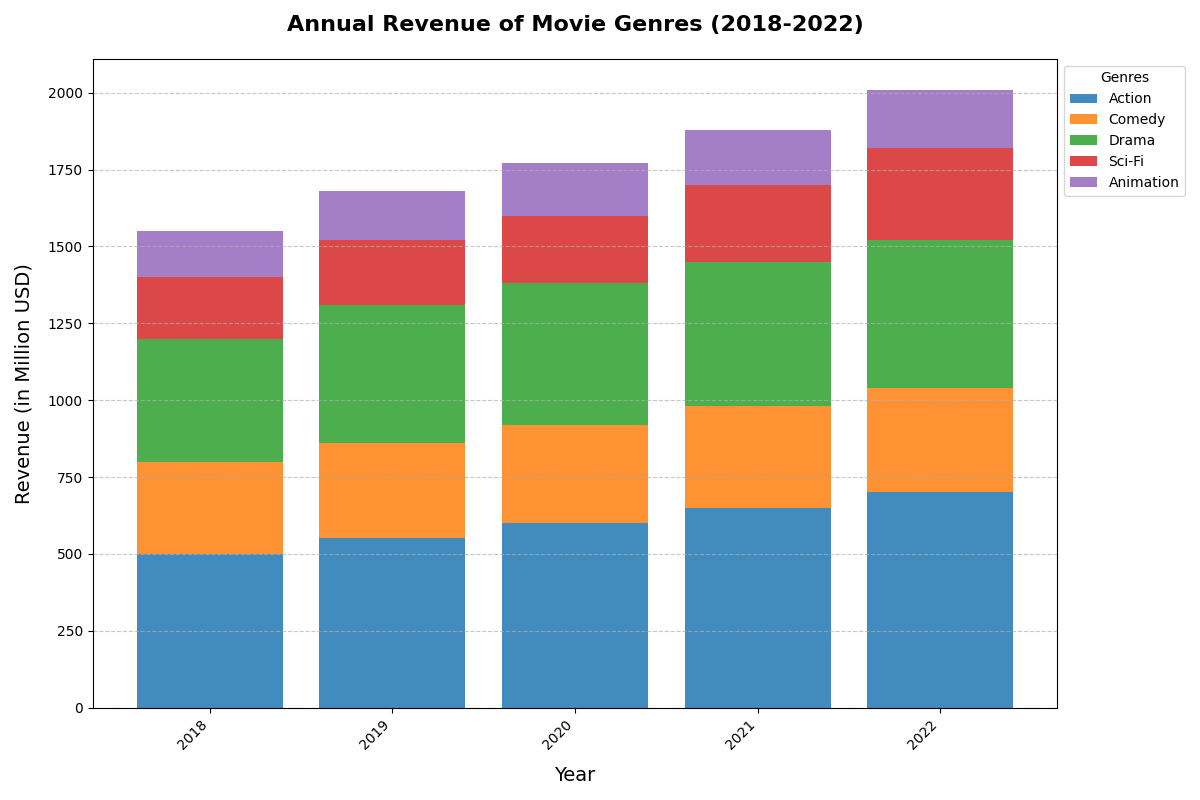

Python code for this plot:
import matplotlib.pyplot as plt
import numpy as np

# Backstory: 
# This chart displays the annual revenue of different movie genres over the last five years. 
# Movie genres have been diversifying, and this chart helps in understanding which genres are performing better with time.

# Define the years
years = np.arange(2018, 2023)

# Annual revenue data for each genre in millions of USD
action = np.array([500, 550, 600, 650, 700])
comedy = np.array([300, 310, 320, 330, 340])
drama = np.array([400, 450, 460, 470, 480])
sci_fi = np.array([200, 210, 220, 250, 300])
animation = np.array([150, 160, 170, 180, 190])

# Colors for each genre
colors = ['#1f77b4', '#ff7f0e', '#2ca02c', '#d62728', '#9467bd']

# Set up the figure and axis
fig, ax = plt.subplots(figsize=(12, 8))

# Calculate the bottom values for stacking
bottom_values = np.zeros(len(years))

# Plot each genre as a stacked bar
for genre_data, color, label in zip([action, comedy, drama, sci_fi, animation], colors, ['Action', 'Comedy', 'Drama', 'Sci-Fi', 'Animation']):
    ax.bar(years, genre_data, bottom=bottom_values, label=label, color=color, alpha=0.85)
    bottom_values += genre_data

# Adding title and labels
ax.set_title('Annual Revenue of Movie Genres (2018-2022)', fontsize=16, fontweight='bold', pad=20)
ax.set_xlabel('Year', fontsize=14, labelpad=10)
ax.set_ylabel('Revenue (in Million USD)', fontsize=14, labelpad=10)

# Customize ticks
ax.set_xticks(years)
ax.set_xticklabels(years, rotation=45, ha='right')

# Adding the legend
ax.legend(title='Genres', loc='upper left', bbox_to_anchor=(1, 1), fontsize=10)

# Add a grid for better readability
ax.grid(axis='y', linestyle='--', alpha=0.7)

# Adjust layout to fit everything nicely
plt.tight_layout()

# Display the plot
plt.show()
